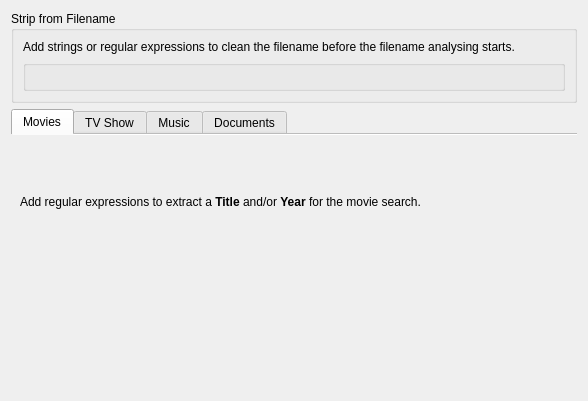
<?xml version="1.0" encoding="UTF-8"?>
<ui version="4.0">
 <class>ConfigRegExp</class>
 <widget class="QWidget" name="ConfigRegExp">
  <property name="geometry">
   <rect>
    <x>0</x>
    <y>0</y>
    <width>588</width>
    <height>401</height>
   </rect>
  </property>
  <property name="sizePolicy">
   <sizepolicy hsizetype="Preferred" vsizetype="Minimum">
    <horstretch>0</horstretch>
    <verstretch>0</verstretch>
   </sizepolicy>
  </property>
  <layout class="QVBoxLayout" name="verticalLayout_5">
   <item>
    <widget class="QGroupBox" name="groupBox">
     <property name="sizePolicy">
      <sizepolicy hsizetype="Minimum" vsizetype="Minimum">
       <horstretch>0</horstretch>
       <verstretch>0</verstretch>
      </sizepolicy>
     </property>
     <property name="title">
      <string>Strip from Filename</string>
     </property>
     <layout class="QVBoxLayout" name="verticalLayout_6">
      <item>
       <widget class="QLabel" name="label">
        <property name="sizePolicy">
         <sizepolicy hsizetype="Minimum" vsizetype="Minimum">
          <horstretch>0</horstretch>
          <verstretch>0</verstretch>
         </sizepolicy>
        </property>
        <property name="text">
         <string>Add strings or regular expressions to clean the filename before the filename analysing starts.</string>
        </property>
        <property name="wordWrap">
         <bool>true</bool>
        </property>
       </widget>
      </item>
      <item>
       <widget class="KEditListBox" name="rbStrip">
        <property name="sizePolicy">
         <sizepolicy hsizetype="Minimum" vsizetype="Fixed">
          <horstretch>0</horstretch>
          <verstretch>0</verstretch>
         </sizepolicy>
        </property>
        <property name="maximumSize">
         <size>
          <width>16777215</width>
          <height>170</height>
         </size>
        </property>
        <property name="flat">
         <bool>true</bool>
        </property>
       </widget>
      </item>
     </layout>
    </widget>
   </item>
   <item>
    <widget class="QTabWidget" name="tabwidget">
     <property name="sizePolicy">
      <sizepolicy hsizetype="MinimumExpanding" vsizetype="MinimumExpanding">
       <horstretch>0</horstretch>
       <verstretch>0</verstretch>
      </sizepolicy>
     </property>
     <property name="currentIndex">
      <number>0</number>
     </property>
     <property name="documentMode">
      <bool>true</bool>
     </property>
     <widget class="QWidget" name="tab">
      <property name="sizePolicy">
       <sizepolicy hsizetype="MinimumExpanding" vsizetype="Minimum">
        <horstretch>0</horstretch>
        <verstretch>0</verstretch>
       </sizepolicy>
      </property>
      <attribute name="title">
       <string>Movies</string>
      </attribute>
      <layout class="QVBoxLayout" name="verticalLayout_4">
       <item>
        <widget class="QLabel" name="label_2">
         <property name="text">
          <string>Add regular expressions to extract a &lt;b&gt;Title&lt;/b&gt; and/or &lt;b&gt;Year&lt;/b&gt; for the movie search.</string>
         </property>
         <property name="scaledContents">
          <bool>false</bool>
         </property>
         <property name="wordWrap">
          <bool>true</bool>
         </property>
        </widget>
       </item>
       <item>
        <widget class="NepomukWebMiner::RegExpBox" name="rbMovies" native="true">
         <property name="sizePolicy">
          <sizepolicy hsizetype="MinimumExpanding" vsizetype="Minimum">
           <horstretch>0</horstretch>
           <verstretch>0</verstretch>
          </sizepolicy>
         </property>
        </widget>
       </item>
      </layout>
     </widget>
     <widget class="QWidget" name="tab_2">
      <property name="sizePolicy">
       <sizepolicy hsizetype="MinimumExpanding" vsizetype="Minimum">
        <horstretch>0</horstretch>
        <verstretch>0</verstretch>
       </sizepolicy>
      </property>
      <attribute name="title">
       <string>TV Show</string>
      </attribute>
      <layout class="QVBoxLayout" name="verticalLayout">
       <item>
        <widget class="QLabel" name="label_3">
         <property name="text">
          <string>Add regular expressions to extract &lt;b&gt;Showname&lt;/b&gt;, &lt;b&gt;Season&lt;/b&gt;, &lt;b&gt;Episodetitle&lt;/b&gt;, &lt;b&gt;Episodenumber&lt;/b&gt; for the tvshow search.</string>
         </property>
         <property name="wordWrap">
          <bool>true</bool>
         </property>
        </widget>
       </item>
       <item>
        <widget class="NepomukWebMiner::RegExpBox" name="rbTvShows" native="true">
         <property name="sizePolicy">
          <sizepolicy hsizetype="MinimumExpanding" vsizetype="Minimum">
           <horstretch>0</horstretch>
           <verstretch>0</verstretch>
          </sizepolicy>
         </property>
        </widget>
       </item>
      </layout>
     </widget>
     <widget class="QWidget" name="tab_3">
      <property name="sizePolicy">
       <sizepolicy hsizetype="MinimumExpanding" vsizetype="Minimum">
        <horstretch>0</horstretch>
        <verstretch>0</verstretch>
       </sizepolicy>
      </property>
      <attribute name="title">
       <string>Music</string>
      </attribute>
      <layout class="QVBoxLayout" name="verticalLayout_2">
       <item>
        <widget class="QLabel" name="label_4">
         <property name="text">
          <string>Add regular expressions to extract &lt;b&gt;Artist&lt;/b&gt;, &lt;b&gt;Album&lt;/b&gt;, &lt;b&gt;Track&lt;/b&gt; for the music search.</string>
         </property>
         <property name="wordWrap">
          <bool>true</bool>
         </property>
        </widget>
       </item>
       <item>
        <widget class="NepomukWebMiner::RegExpBox" name="rbMusic" native="true">
         <property name="sizePolicy">
          <sizepolicy hsizetype="MinimumExpanding" vsizetype="Minimum">
           <horstretch>0</horstretch>
           <verstretch>0</verstretch>
          </sizepolicy>
         </property>
        </widget>
       </item>
      </layout>
     </widget>
     <widget class="QWidget" name="tab_4">
      <property name="sizePolicy">
       <sizepolicy hsizetype="MinimumExpanding" vsizetype="Minimum">
        <horstretch>0</horstretch>
        <verstretch>0</verstretch>
       </sizepolicy>
      </property>
      <attribute name="title">
       <string>Documents</string>
      </attribute>
      <layout class="QVBoxLayout" name="verticalLayout_3">
       <item>
        <widget class="QLabel" name="label_5">
         <property name="text">
          <string>Add regular expressions to extract &lt;b&gt;Author&lt;/b&gt;, &lt;b&gt;Title&lt;/b&gt;, &lt;b&gt;Year&lt;/b&gt; for the document search.</string>
         </property>
         <property name="wordWrap">
          <bool>true</bool>
         </property>
        </widget>
       </item>
       <item>
        <widget class="NepomukWebMiner::RegExpBox" name="rbDocuments" native="true">
         <property name="sizePolicy">
          <sizepolicy hsizetype="MinimumExpanding" vsizetype="Minimum">
           <horstretch>0</horstretch>
           <verstretch>0</verstretch>
          </sizepolicy>
         </property>
        </widget>
       </item>
      </layout>
     </widget>
    </widget>
   </item>
  </layout>
 </widget>
 <customwidgets>
  <customwidget>
   <class>KEditListBox</class>
   <extends>QGroupBox</extends>
   <header>keditlistbox.h</header>
  </customwidget>
  <customwidget>
   <class>NepomukWebMiner::RegExpBox</class>
   <extends>QWidget</extends>
   <header location="global">regexpbox.h</header>
   <container>1</container>
  </customwidget>
 </customwidgets>
 <resources/>
 <connections/>
</ui>
